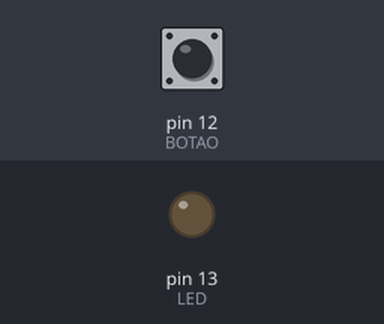
This sketch was run on a simulated Arduino Uno, built with avr-gcc and run on an emulated ATmega328P. On the bench: output pins drawn as LEDs (lit = HIGH). The inputs (shaded band) are chosen by the test bench; at power-on: pin 12 (BOTAO) HIGH.

Above: at 1.2 s.
1.3 s: pin 12 (BOTAO) pulled LOW for 0.15 s
At 1.37 s:
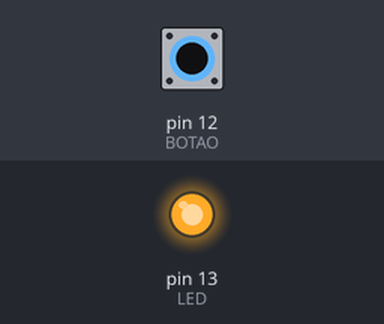
2.9 s: pin 12 (BOTAO) pulled LOW for 3.2 s
At 6.9 s:
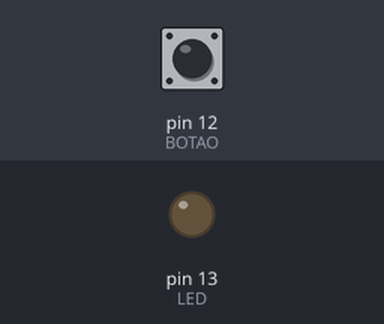
Timing chart, 0 to 8.4 s (numbered marks = the images above; inputs shaded):
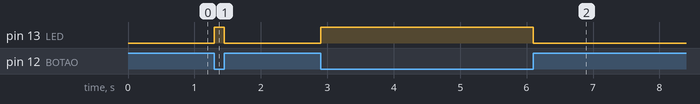

The sketch:

ex2_botao_led.ino
```cpp
/* SEGUNDO PROGRAMA (BOTÃO E LED)
   DANIEL RODRIGUES DE SOUSA 22/09/2021 */

int LED = 13;   //pino onde está ligado o LED
int BOTAO = 12; //pino onde está ligado o BOTÃO

void setup()
{
  pinMode(LED, OUTPUT);   //direção do pino (saída)
  pinMode(BOTAO, INPUT);  //direção do pino (entrada)
}

void loop()
{
  if(digitalRead(BOTAO) == 0)//testa o botão
  {
    digitalWrite(LED, HIGH); //se botão pressionado, liga LED
  }
  else
  {
    digitalWrite(LED, LOW);  //se botão liberado, desliga LED
  }
}

/*
OBSERVAÇÃO:

O TRECHO ABAIXO:
int LED = 13;   //pino onde está ligado o LED
int BOTAO = 12; //pino onde está ligado o BOTÃO

É “IGUAL”:
#define LED 13    //pino onde está ligado o LED
#define BOTAO 12  //pino onde está ligado o BOTÃO
*/
```

Measured:
- after the input at 1.3 s, pin 13 (LED): LOW → HIGH at once, → LOW 0.15 s later
- after the input at 2.9 s, pin 13 (LED): LOW → HIGH at once, → LOW 3.2 s later
